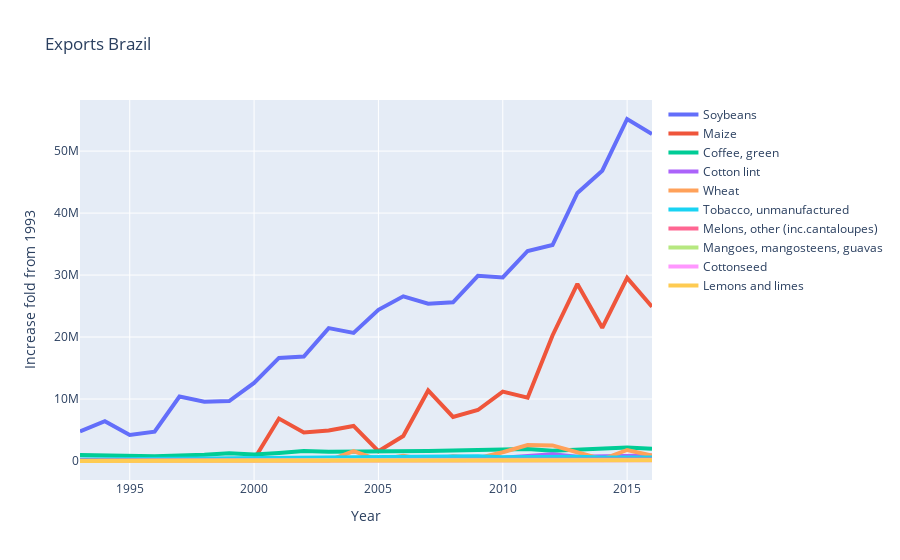

The cell this chart's notebook holds for it:
### Code cell
import plotly.graph_objects as go
years = [str(year) for year in range(1993, 2017)] 
fig = go.Figure()
items = df_exports_brazil['Item']
for i in range(0, 10):
    fig.add_trace(go.Scatter(x=years, y=df_exports_brazil.iloc[i][years], mode='lines', name=items[i], line = dict(width=4)))
fig.update_layout(title='Exports Brazil',
                   xaxis_title='Year',
                   yaxis_title='Increase fold from 1993')
